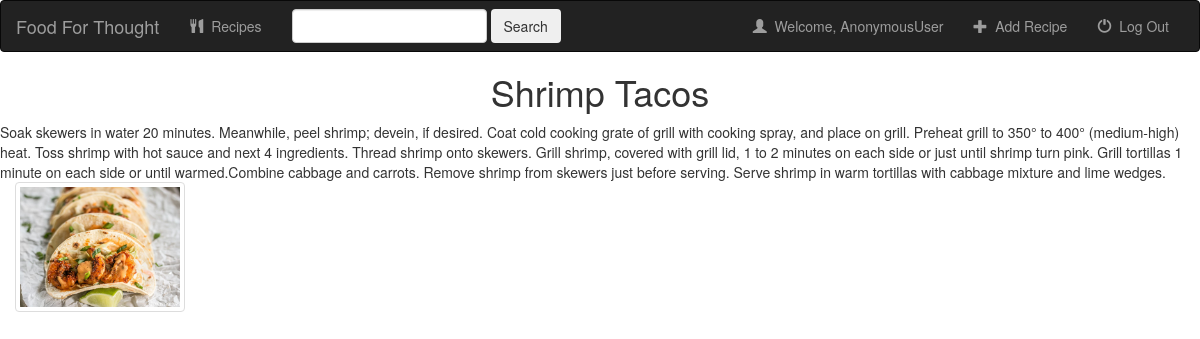
The page /recipe/15/ on the database its author committed.
### recipe/models.py (models this page shows, shortened)
class RecipeD(models.Model):
	user = models.ForeignKey(User, default=1)
	Name = models.CharField(max_length=250)
	post = models.CharField(max_length = 10000000, default="")
	Cuisine = models.CharField(max_length=250)
	created = models.DateTimeField(auto_now_add=True, blank=False, null=True)
	RecipeProcedure = models.CharField(max_length = 1000000)
	RecipePicture = models.FileField(default="")

### recipe/views.py (the view)
# urls.py: url(r'^(?P<pk>[0-9]+)/$', views.DetailView.as_view(), name='detail'),
class DetailView(generic.DetailView):
	model = RecipeD
	template_name = 'recipe/detail.html'

### recipe/templates/recipe/detail.html (shortened to what this page needs)
<head>
    <link rel="stylesheet" href="https://maxcdn.bootstrapcdn.com/bootstrap/3.3.6/css/bootstrap.min.css">
</head>
<nav class="navbar navbar-inverse">
    <div class ="container-fluid">
    <div class="navbar-header">
        <a class="navbar-brand" href="{% url 'recipe:index' %}">Food For Thought</a>
    </div>
    <div class="collapse navbar-collapse">
        <ul class="nav navbar-nav">
            <li clas="">
                <a href="">
                    <span class="glyphicon glyphicon-cutlery"></span>&nbsp;
                    Recipes
                </a>
            </li>
        </ul>
        <form class="navbar-form navbar-left" role="search" method="get" action="#">
            <div class="form-group">
                <input type="text" class="form-control" name="q" value="">
            </div>
            <button type="submit" class=btn btn-default">Search</button>
        </form>
        <ul class = "nav navbar-nav navbar-right">
            <li class="">
                <a href="{% url 'recipe:index' %}">
                    <span class="glyphicon glyphicon-user"></span>&nbsp;
                    Welcome, {{user}}
                </a>
            </li>
            <li class="">
                <a href="{% url 'recipe:recipe-add'%}">
                    <span class="glyphicon glyphicon-plus"></span>&nbsp;
                    Add Recipe
                </a>
            </li>
            <li class="">
                <a href="{% url 'recipe:logout_user' %}">
                    <span class="glyphicon glyphicon-off"></span>&nbsp;
                    Log Out
                </a>
            </li>
        </ul>
    </div>
    </div>
</nav>
<body style='background-color: white;'>
<h1><center>{{reciped.Name}}</center></h1>
<p1>{{reciped.RecipeProcedure}}</p1>
<br>
<div class = "col-sm-4 col-lg-2">
<div class = "thumbnail">
<img src = {{reciped.RecipePicture.url}}/>
</div>
</div>
</body>

### rows shown on the page
RecipeD: Name "Shrimp Tacos", RecipeProcedure "Soak skewers in water 20 minutes. Meanwhile, peel shrimp; devein, if desired. Coat cold cooking grate of grill with cooking spray, and place on grill. Preheat grill to 350° to 400° (medium-high) heat. Toss shrimp with hot sauce and next 4 ingredients. Thread shrimp onto skewers. Grill shrimp, covered with grill lid, 1 to 2 minutes on each side or just until shrimp turn pink. Grill tortillas 1 minute on each side or until warmed.Combine cabbage and carrots. Remove shrimp from skewers just before serving. Serve shrimp in warm tortillas with cabbage mixture and lime wedges.", RecipePicture (picture)

### other values the page prints
{{ user }} "AnonymousUser"
